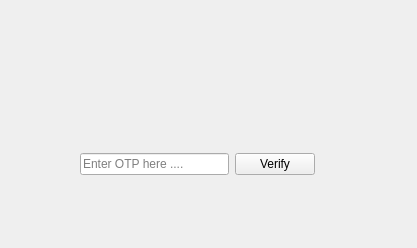
<?xml version="1.0" encoding="UTF-8"?>
<ui version="4.0">
 <class>Verify</class>
 <widget class="QWidget" name="Verify">
  <property name="geometry">
   <rect>
    <x>0</x>
    <y>0</y>
    <width>417</width>
    <height>248</height>
   </rect>
  </property>
  <property name="windowTitle">
   <string>Form</string>
  </property>
  <widget class="QWidget" name="layoutWidget">
   <property name="geometry">
    <rect>
     <x>80</x>
     <y>150</y>
     <width>235</width>
     <height>29</height>
    </rect>
   </property>
   <layout class="QHBoxLayout" name="horizontalLayout">
    <item>
     <widget class="QLineEdit" name="OtpLineEdit">
      <property name="text">
       <string/>
      </property>
      <property name="placeholderText">
       <string>Enter OTP here ....</string>
      </property>
     </widget>
    </item>
    <item>
     <widget class="QPushButton" name="VerifyButton">
      <property name="text">
       <string>Verify</string>
      </property>
     </widget>
    </item>
   </layout>
  </widget>
 </widget>
 <resources/>
 <connections/>
</ui>
